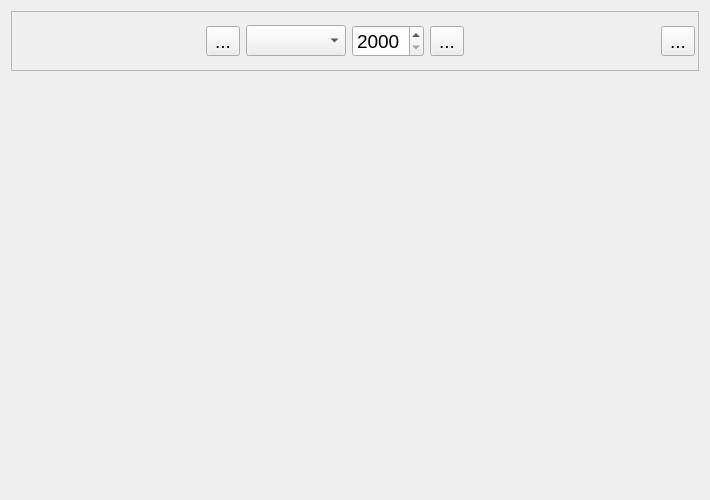
<?xml version="1.0" encoding="UTF-8"?>
<ui version="4.0">
 <class>MonatForm</class>
 <widget class="QWidget" name="MonatForm">
  <property name="geometry">
   <rect>
    <x>0</x>
    <y>0</y>
    <width>710</width>
    <height>500</height>
   </rect>
  </property>
  <property name="maximumSize">
   <size>
    <width>16777215</width>
    <height>16777215</height>
   </size>
  </property>
  <property name="windowTitle">
   <string>Form</string>
  </property>
  <layout class="QVBoxLayout" name="verticalLayout">
   <item>
    <widget class="QFrame" name="frame">
     <property name="minimumSize">
      <size>
       <width>0</width>
       <height>45</height>
      </size>
     </property>
     <property name="maximumSize">
      <size>
       <width>16777215</width>
       <height>60</height>
      </size>
     </property>
     <property name="font">
      <font>
       <pointsize>14</pointsize>
      </font>
     </property>
     <property name="frameShape">
      <enum>QFrame::StyledPanel</enum>
     </property>
     <layout class="QHBoxLayout" name="horizontalLayout">
      <property name="margin">
       <number>3</number>
      </property>
      <item>
       <spacer name="horizontalSpacer">
        <property name="orientation">
         <enum>Qt::Horizontal</enum>
        </property>
        <property name="sizeHint" stdset="0">
         <size>
          <width>269</width>
          <height>20</height>
         </size>
        </property>
       </spacer>
      </item>
      <item>
       <widget class="QToolButton" name="toolButton">
        <property name="text">
         <string>...</string>
        </property>
        <property name="iconSize">
         <size>
          <width>32</width>
          <height>32</height>
         </size>
        </property>
       </widget>
      </item>
      <item>
       <widget class="QComboBox" name="comboBox"/>
      </item>
      <item>
       <widget class="QSpinBox" name="spinBox">
        <property name="minimum">
         <number>2000</number>
        </property>
        <property name="maximum">
         <number>2020</number>
        </property>
       </widget>
      </item>
      <item>
       <widget class="QToolButton" name="toolButton_2">
        <property name="text">
         <string>...</string>
        </property>
        <property name="iconSize">
         <size>
          <width>32</width>
          <height>32</height>
         </size>
        </property>
       </widget>
      </item>
      <item>
       <spacer name="horizontalSpacer_2">
        <property name="orientation">
         <enum>Qt::Horizontal</enum>
        </property>
        <property name="sizeHint" stdset="0">
         <size>
          <width>269</width>
          <height>20</height>
         </size>
        </property>
       </spacer>
      </item>
      <item>
       <widget class="QToolButton" name="toolButton_3">
        <property name="text">
         <string>...</string>
        </property>
        <property name="iconSize">
         <size>
          <width>32</width>
          <height>32</height>
         </size>
        </property>
       </widget>
      </item>
     </layout>
    </widget>
   </item>
   <item>
    <widget class="QFrame" name="frame_2">
     <property name="frameShape">
      <enum>QFrame::NoFrame</enum>
     </property>
     <property name="frameShadow">
      <enum>QFrame::Plain</enum>
     </property>
    </widget>
   </item>
  </layout>
 </widget>
 <resources/>
 <connections/>
</ui>
